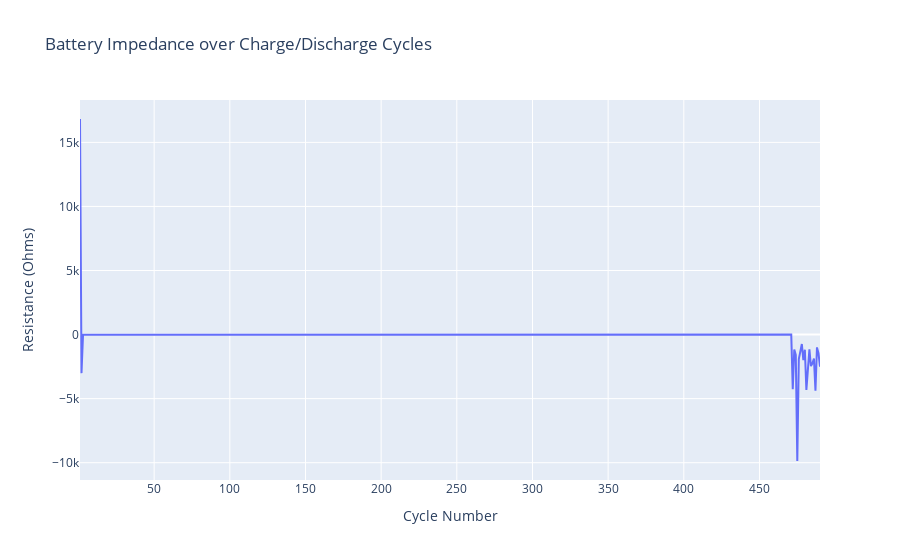
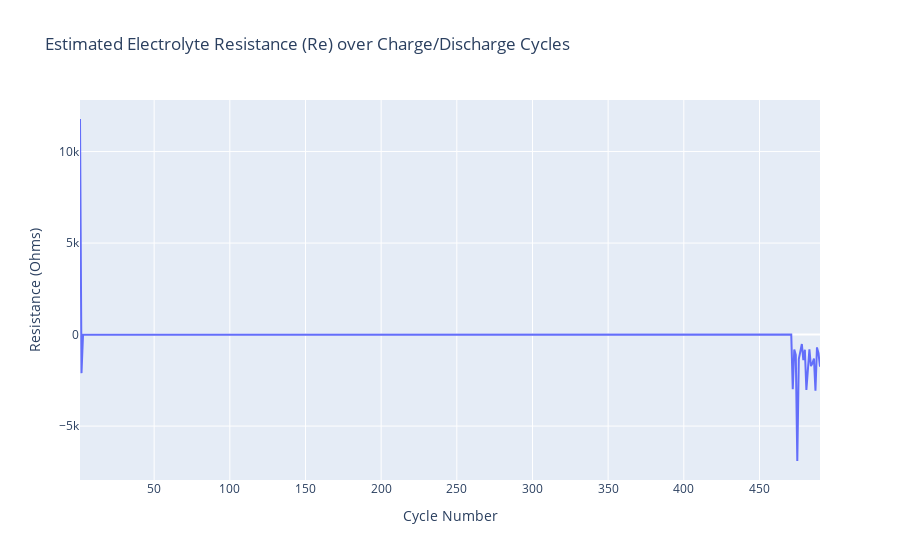
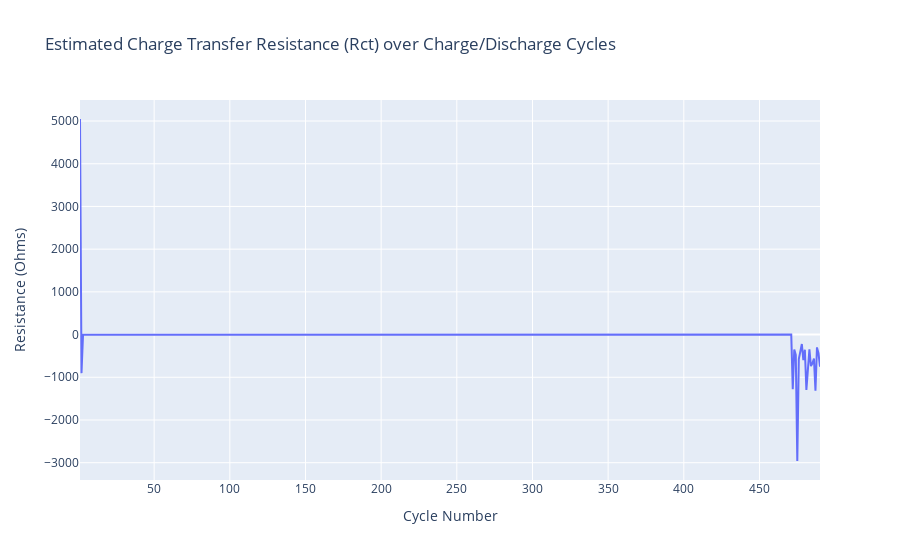

The cell these charts' notebook holds for them, in order:
### Code cell
import pandas as pd
import plotly.express as px
df = pd.read_csv(r"C:\Assignment\cleaned_dataset\data\00001.csv")
#df = pd.read_csv(r"C:\Assignment\cleaned_dataset\data\00008.csv")

df['Battery_impedance'] =df['Voltage_measured'] / df['Current_measured']
df['Re'] = df['Battery_impedance'] * 0.7  
df['Rct'] = df['Battery_impedance'] * 0.3  

df['Cycle'] = range(1, len(df) + 1)

fig1 = px.line(df, x='Cycle', y='Battery_impedance', 
               labels={'Battery_impedance': 'Resistance (Ohms)', 'Cycle': 'Cycle Number'},
               title='Battery Impedance over Charge/Discharge Cycles')
fig1.show()

fig2 = px.line(df, x='Cycle', y='Re', 
               labels={'Re': 'Resistance (Ohms)', 'Cycle': 'Cycle Number'},
               title='Estimated Electrolyte Resistance (Re) over Charge/Discharge Cycles')
fig2.show()

fig3 = px.line(df, x='Cycle', y='Rct', 
               labels={'Rct': 'Resistance (Ohms)', 'Cycle': 'Cycle Number'},
               title='Estimated Charge Transfer Resistance (Rct) over Charge/Discharge Cycles')
fig3.show()

### Figure 1 — Plotly figure (JSON) as saved in the notebook; plotly's stock layout.template omitted (floating-point values rounded to 4 significant figures; data arrays with more than 128 entries replaced by an {"elided": "..."} marker saying what was removed)
{"data": [{"hovertemplate": "Cycle Number=%{x}<br>Resistance (Ohms)=%{y}<extra></extra>", "legendgroup": "", "line": {"color": "#636efa", "dash": "solid"}, "marker": {"symbol": "circle"}, "mode": "lines", "name": "", "orientation": "v", "showlegend": false, "type": "scatter", "x": {"elided": "490 int values"}, "xaxis": "x", "y": {"elided": "490 float values"}, "yaxis": "y"}], "layout": {"legend": {"tracegroupgap": 0}, "title": {"text": "Battery Impedance over Charge/Discharge Cycles"}, "xaxis": {"anchor": "y", "domain": [0, 1], "title": {"text": "Cycle Number"}}, "yaxis": {"anchor": "x", "domain": [0, 1], "title": {"text": "Resistance (Ohms)"}}}}

### Figure 2 — Plotly figure (JSON) as saved in the notebook; plotly's stock layout.template omitted (floating-point values rounded to 4 significant figures; data arrays with more than 128 entries replaced by an {"elided": "..."} marker saying what was removed)
{"data": [{"hovertemplate": "Cycle Number=%{x}<br>Resistance (Ohms)=%{y}<extra></extra>", "legendgroup": "", "line": {"color": "#636efa", "dash": "solid"}, "marker": {"symbol": "circle"}, "mode": "lines", "name": "", "orientation": "v", "showlegend": false, "type": "scatter", "x": {"elided": "490 int values"}, "xaxis": "x", "y": {"elided": "490 float values"}, "yaxis": "y"}], "layout": {"legend": {"tracegroupgap": 0}, "title": {"text": "Estimated Electrolyte Resistance (Re) over Charge/Discharge Cycles"}, "xaxis": {"anchor": "y", "domain": [0, 1], "title": {"text": "Cycle Number"}}, "yaxis": {"anchor": "x", "domain": [0, 1], "title": {"text": "Resistance (Ohms)"}}}}

### Figure 3 — Plotly figure (JSON) as saved in the notebook; plotly's stock layout.template omitted (floating-point values rounded to 4 significant figures; data arrays with more than 128 entries replaced by an {"elided": "..."} marker saying what was removed)
{"data": [{"hovertemplate": "Cycle Number=%{x}<br>Resistance (Ohms)=%{y}<extra></extra>", "legendgroup": "", "line": {"color": "#636efa", "dash": "solid"}, "marker": {"symbol": "circle"}, "mode": "lines", "name": "", "orientation": "v", "showlegend": false, "type": "scatter", "x": {"elided": "490 int values"}, "xaxis": "x", "y": {"elided": "490 float values"}, "yaxis": "y"}], "layout": {"legend": {"tracegroupgap": 0}, "title": {"text": "Estimated Charge Transfer Resistance (Rct) over Charge/Discharge Cycles"}, "xaxis": {"anchor": "y", "domain": [0, 1], "title": {"text": "Cycle Number"}}, "yaxis": {"anchor": "x", "domain": [0, 1], "title": {"text": "Resistance (Ohms)"}}}}
